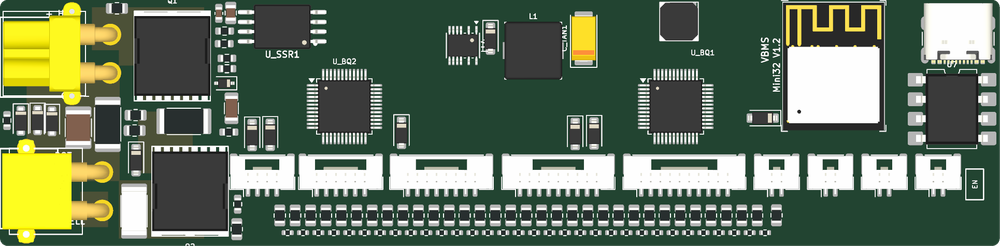
#> input picture qfbms32 ai pcb/qfbms32_3d_top.png, 1000 x 246 px, shrunk from 1930 x 475 before the run, found by its file name
$ python crop_s1_s2.py
#> lines starting #> are read from the running program, lines starting #| are printed output that depends on the picture
from PIL import Image

# 1. 3d top
im_3d = Image.open("qfbms32 ai pcb/qfbms32_3d_top.png")
#> im_3d is the input picture: PIL image 1000x246 RGBA; mean R, G, B, A 98.8, 114.9, 91.6, 254.7
w_3d, h_3d = im_3d.size
#> w_3d = 1000; h_3d = 246
# board is 130mm x 32mm
# (17.5, 16.0) is at x = 17.5/130 * w, y = 16.0/32 * h
cx_3d = int((17.5 / 130.0) * w_3d)
#> cx_3d = 134
cy_3d = int((16.0 / 32.0) * h_3d)
#> cy_3d = 123
crop_3d = im_3d.crop((cx_3d - 100, cy_3d - 80, cx_3d + 100, cy_3d + 80))
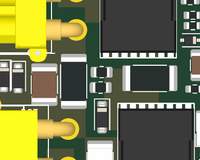
#> crop_3d: PIL image 200x160 RGBA; mean R, G, B, A 114.6, 118, 75.9, 255
crop_3d.save("qfbms32 ai pcb/scratch/crop_3d_s1_s2.png")
print("Saved crop_3d_s1_s2.png")

# 2. real top hd
im_real = Image.open("qfbms32 ai pcb/_reference/vfbms32_real_top_hd.png")
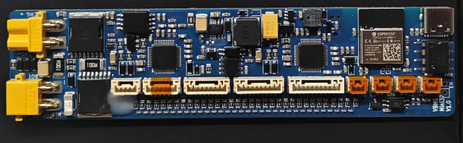
#> input picture qfbms32 ai pcb/_reference/vfbms32_real_top_hd.png, 463 x 143 px, shrunk from 894 x 276 before the run, found by its file name
#> im_real is the input picture: PIL image 463x143 RGBA; mean R, G, B, A 67.7, 66.9, 63.1, 255
w_r, h_r = im_real.size
#> w_r = 463; h_r = 143
cx_r = int((17.5 / 130.0) * w_r)
#> cx_r = 62
cy_r = int((16.0 / 32.0) * h_r)
#> cy_r = 71
crop_r = im_real.crop((max(0, cx_r - 200), max(0, cy_r - 150), min(w_r, cx_r + 200), min(h_r, cy_r + 150)))
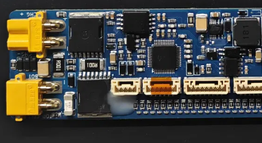
#> crop_r: PIL image 262x143 RGBA; mean R, G, B, A 73.1, 71.9, 64, 255
crop_r.save("qfbms32 ai pcb/scratch/crop_real_s1_s2.png")
print("Saved crop_real_s1_s2.png")

# 3. cad reference
im_cad = Image.open("qfbms32 ai pcb/_reference/vfbms32_cad_top_reference_rotated.png")
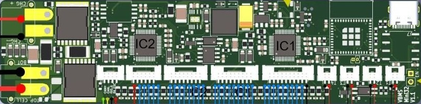
#> input picture qfbms32 ai pcb/_reference/vfbms32_cad_top_reference_rotated.png, 421 x 104 px, shrunk from 813 x 200 before the run, found by its file name
#> im_cad is the input picture: PIL image 421x104 RGB; mean R, G, B 109, 124.2, 105.2
w_c, h_c = im_cad.size
#> w_c = 421; h_c = 104
cx_c = int((17.5 / 130.0) * w_c)
#> cx_c = 56
cy_c = int((16.0 / 32.0) * h_c)
#> cy_c = 52
crop_cad = im_cad.crop((max(0, cx_c - 150), max(0, cy_c - 100), min(w_c, cx_c + 150), min(h_c, cy_c + 100)))
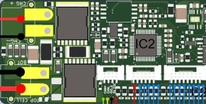
#> crop_cad: PIL image 206x104 RGB; mean R, G, B 112.8, 125.2, 101.1
crop_cad.save("qfbms32 ai pcb/scratch/crop_cad_s1_s2.png")
print("Saved crop_cad_s1_s2.png")
